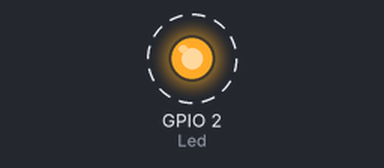
Bench run of a sketch on a simulated ESP32. Parts: output pins drawn as LEDs (lit = HIGH). Dashed ring = blinking.

Above: at 0.5 s.
Timing chart, 0 to 4.6 s (numbered marks = the images above):
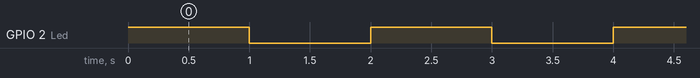

The sketch:

program01-Blink_ESP32.ino
```cpp
/*
 * Ejemplo blink ESP32s
*/
#define Led 2
const int TIME = 1000;
void setup() {
  pinMode(Led, OUTPUT);
}

void loop() {
  digitalWrite(Led, HIGH);
  delay(TIME);
  digitalWrite(Led, LOW);
  delay(TIME);
}
```

Measured:
- by itself, GPIO 2 (Led): alternates HIGH for 1.0 s and LOW for 1.0 s
